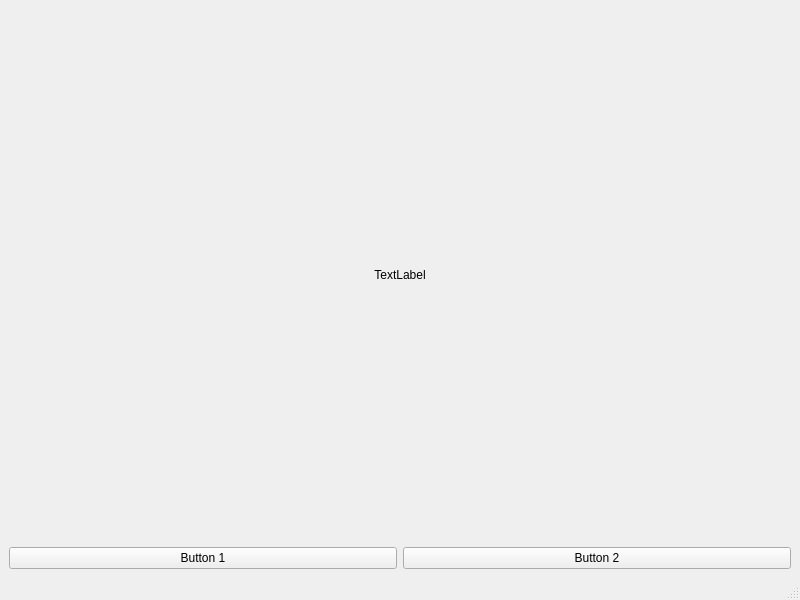
<?xml version="1.0" encoding="UTF-8"?>
<ui version="4.0">
 <class>MainWindow</class>
 <widget class="QMainWindow" name="MainWindow">
  <property name="geometry">
   <rect>
    <x>0</x>
    <y>0</y>
    <width>800</width>
    <height>600</height>
   </rect>
  </property>
  <property name="windowTitle">
   <string>MainWindow</string>
  </property>
  <widget class="QWidget" name="centralwidget">
   <layout class="QGridLayout" name="gridLayout">
    <item row="2" column="0">
     <widget class="QPushButton" name="pushButton_1">
      <property name="text">
       <string>Button 1</string>
      </property>
     </widget>
    </item>
    <item row="2" column="1">
     <widget class="QPushButton" name="pushButton_2">
      <property name="text">
       <string>Button 2</string>
      </property>
     </widget>
    </item>
    <item row="0" column="0" colspan="2">
     <widget class="QLabel" name="label">
      <property name="text">
       <string>TextLabel</string>
      </property>
      <property name="alignment">
       <set>Qt::AlignCenter</set>
      </property>
     </widget>
    </item>
   </layout>
  </widget>
  <widget class="QMenuBar" name="menubar">
   <property name="geometry">
    <rect>
     <x>0</x>
     <y>0</y>
     <width>800</width>
     <height>22</height>
    </rect>
   </property>
  </widget>
  <widget class="QStatusBar" name="statusbar"/>
 </widget>
 <resources/>
 <connections/>
</ui>
